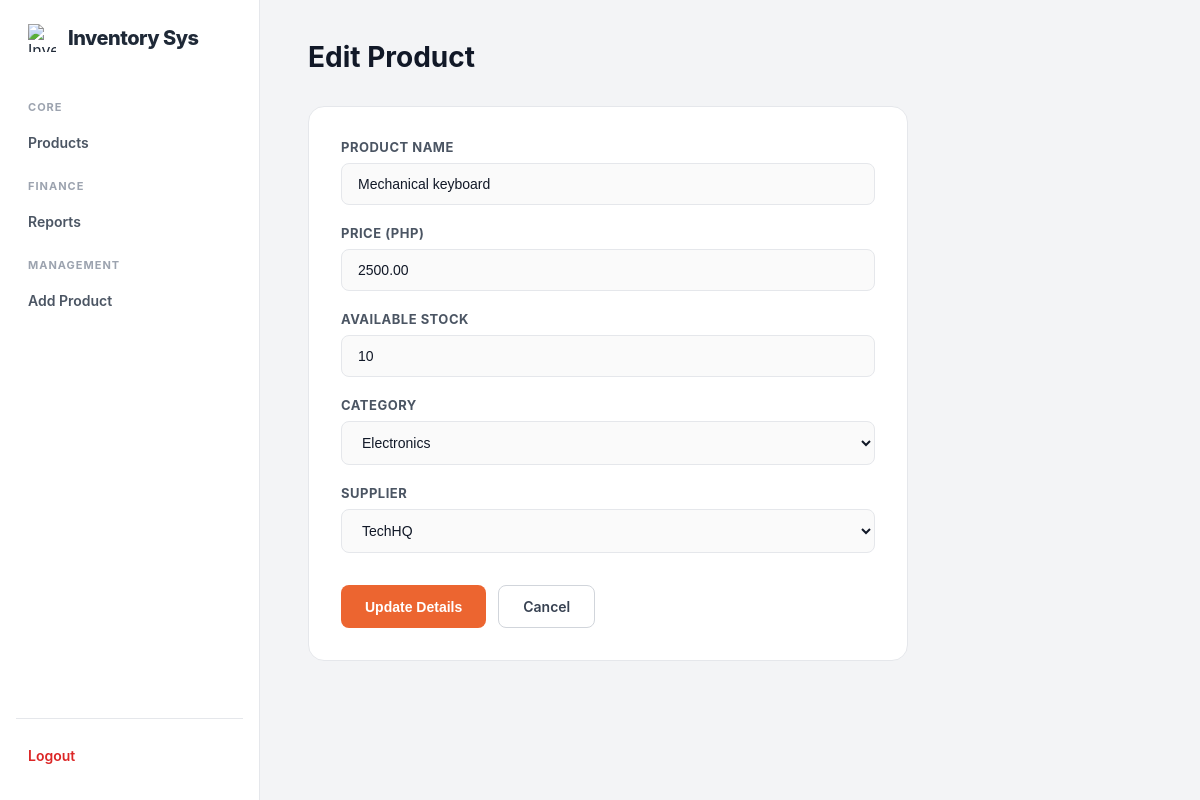
The page /edit.php?id=1 on the database its author committed.
### tables this page shows
CREATE TABLE `products` (
  `id` int(11) NOT NULL,
  `name` varchar(100) DEFAULT NULL,
  `price` decimal(10,2) DEFAULT NULL,
  `stock` int(11) DEFAULT NULL,
  `category_id` int(11) DEFAULT NULL,
  `created_at` timestamp NOT NULL DEFAULT current_timestamp() ON UPDATE current_timestamp(),
  `supplier_id` int(11) NOT NULL
);

CREATE TABLE `categories` (
  `id` int(11) NOT NULL,
  `name` varchar(100) NOT NULL
);

CREATE TABLE `suppliers` (
  `id` int(11) NOT NULL,
  `name` varchar(100) DEFAULT NULL,
  `contact_person` varchar(100) DEFAULT NULL,
  `phone` varchar(50) DEFAULT NULL
);

### edit.php (the view, shortened to what this page needs)
<?php
require_once 'config.php';
$id = isset($_GET['id']) ? (int) $_GET['id'] : 0;
$categories = $conn->query('SELECT id, name FROM categories ORDER BY name');
$suppliers = $conn->query('SELECT id, name FROM suppliers ORDER BY name');
$product = null;
$product_sql = "SELECT p.id,
                p.name,
                p.price,
                p.stock,
                p.category_id,
                p.supplier_id,
                c.name AS category_name, s.name AS supplier_name
                FROM products p
                INNER JOIN categories c ON p.category_id = c.id
                INNER JOIN suppliers s ON p.supplier_id = s.id
                WHERE p.id = $id";
$result = $conn->query($product_sql);
if ($result && $result->num_rows === 1) {
    $product = $result->fetch_assoc();
} else {
    header('Location: index.php');
    exit;
}
$name = $product['name'];
$price = $product['price'];
$stock = $product['stock'];
$category_id = $product['category_id'];
$supplier_id = $product['supplier_id'];
?>
<!DOCTYPE html>
<html lang="en">
<head>
</head>
<body>
    <?php include 'navbar.php'; ?>
    <div class="main-container">
        <h1 class="page-header-title">Edit Product</h1>
        <div class="form-card-container">
            <form method="POST" action="">
                <div class="form-row">
                    <label for="name">Product Name</label>
                    <input type="text" id="name" name="name" value="<?= htmlspecialchars($name) ?>" required>
                </div>
                <div class="form-row">
                    <label for="price">Price (PHP)</label>
                    <input type="number" id="price" name="price" step="0.01" value="<?= htmlspecialchars($price) ?>" required>
                </div>
                <div class="form-row">
                    <label for="stock">Available Stock</label>
                    <input type="number" id="stock" name="stock" value="<?= htmlspecialchars($stock) ?>" required>
                </div>
                <div class="form-row">
                    <label for="category_id">Category</label>
                    <select id="category_id" name="category_id" required>
                        <?php while ($cat = $categories->fetch_assoc()): ?>
                            <option value="<?= $cat['id'] ?>" <?= $cat['id'] == $category_id ? 'selected' : '' ?>>
                                <?= htmlspecialchars($cat['name']) ?>
                            </option>
                        <?php endwhile; ?>
                    </select>
                </div>
                <div class="form-row">
                    <label for="supplier_id">Supplier</label>
                    <select id="supplier_id" name="supplier_id" required>
                        <?php while ($sup = $suppliers->fetch_assoc()): ?>
                            <option value="<?= $sup['id'] ?>" <?= $sup['id'] == $supplier_id ? 'selected' : '' ?>>
                                <?= htmlspecialchars($sup['name']) ?>
                            </option>
                        <?php endwhile; ?>
                    </select>
                </div>
                <div class="btn-group">
                    <button type="submit" class="btn btn-primary">Update Details</button>
                    <a href="index.php" class="btn btn-secondary">Cancel</a>
                </div>
            </form>
        </div>
    </div>
</body>
</html>

### edit.php (style rules this page uses)
.page-header-title { font-size: 28px; font-weight: 700; color: #111827; margin: 0 0 32px 0; }
.form-card-container { width: 100%; max-width: 600px; background: #FFFFFF; padding: 32px; border-radius: 16px; border: 1px solid #E5E7EB; box-sizing: border-box; }
.form-row { margin-bottom: 20px; }
label { display: block; margin-bottom: 8px; font-weight: 700; color: #4B5563; font-size: 13px; text-transform: uppercase; letter-spacing: 0.5px; }
input[type=text], input[type=number], select { width: 100%; padding: 12px 16px; border: 1px solid #E5E7EB; border-radius: 8px; font-size: 14px; color: #111827; background-color: #FAFAFA; box-sizing: border-box; transition: all 0.2s ease; }
.btn-group { margin-top: 32px; display: flex; gap: 12px; }
.btn { padding: 12px 24px; border: none; border-radius: 8px; background: #111827; color: #FFFFFF; text-decoration: none; display: inline-block; font-size: 14px; font-weight: 600; cursor: pointer; text-align: center; transition: background 0.2s; }
.btn-primary { background: #EC6530; }
.btn-secondary { background: #FFFFFF; color: #374151; border: 1px solid #D1D5DB; }

### navbar.php (style rules this page uses)
:root { --terracotta: #EC6530; --coral-glow: #FFAE6E; --muted-yellow: #FFDA62; --powder-petal: #FCEADE; --bg-gray: #F3F4F6; --text-dark: #1F2937; --text-muted: #4B5563; }
body { margin: 0; font-family: 'Inter', Arial, sans-serif; background-color: var(--bg-gray); color: var(--text-dark); display: flex; min-height: 100vh; }
.main-container { margin-left: 260px; width: calc(100% - 260px); padding: 40px 48px; box-sizing: border-box; }

### rows shown on the page
products: name "Mechanical keyboard", price "2500.00", stock "10", category_id "Electronics", supplier_id "TechHQ"
